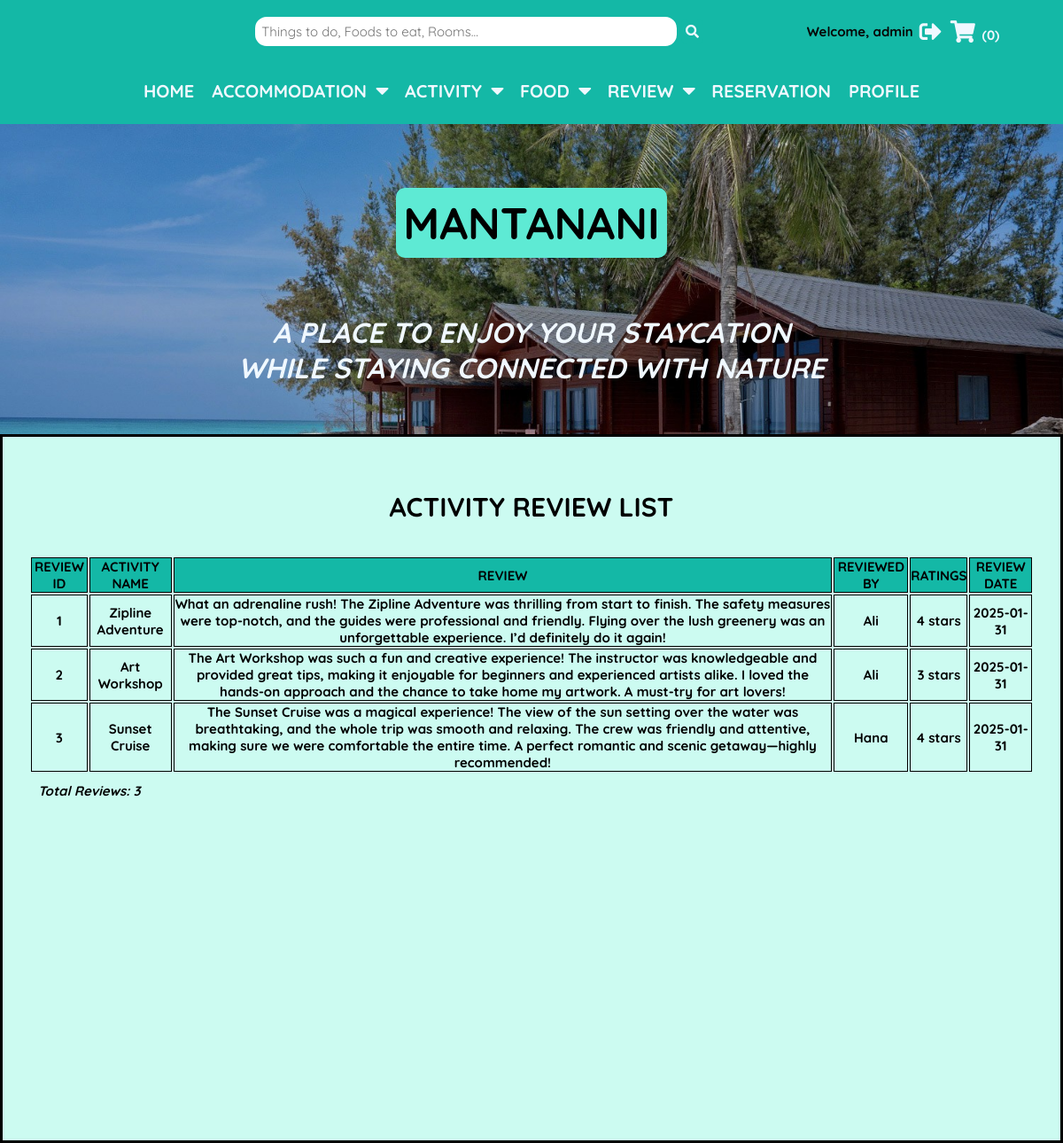
The page /MODULES/ADMIN_MODULE/activityReview.php (signed in) on the database its author committed.
### tables this page shows
CREATE TABLE `review_activity` (
  `reviewID` int(11) NOT NULL,
  `reviewText` varchar(1000) NOT NULL,
  `reviewRating` int(11) NOT NULL COMMENT 'Lowest(1) - Highest(5)',
  `reviewDate` date NOT NULL,
  `reviewedBy` int(11) NOT NULL,
  `activityID` int(11) NOT NULL,
  `apID` int(11) NOT NULL
);

CREATE TABLE `activity` (
  `activityID` int(11) NOT NULL,
  `activityName` varchar(255) NOT NULL,
  `activityImg` varchar(255) NOT NULL,
  `activityCategory` int(11) NOT NULL,
  `activityDesc` varchar(1000) NOT NULL,
  `activityPrice` decimal(8,2) NOT NULL
);

CREATE TABLE `user` (
  `userID` int(11) NOT NULL,
  `userEmail` varchar(255) NOT NULL,
  `userName` varchar(255) NOT NULL,
  `userPwd` varchar(255) NOT NULL,
  `userImg` varchar(255) NOT NULL,
  `userRole` int(11) NOT NULL COMMENT '1:Admin 2:User'
);

### MODULES/ADMIN_MODULE/activityReview.php (the view, shortened to what this page needs)
<?php
  include("../../../SMMS/CONFIG/config.php");
?>
<!DOCTYPE html>
<html lang="en">
  <head>
    <link rel="stylesheet" href="https://cdnjs.cloudflare.com/ajax/libs/font-awesome/5.15.4/css/all.min.css">
    <link rel="stylesheet" href="../../../SMMS/CSS/MISC/utils.css">
    <link rel="stylesheet" href="../../../SMMS/CSS/MISC/headerBanner.css">
    <link rel="stylesheet" href="../../../SMMS/CSS/MISC/topNav.css">
    <link rel="stylesheet" href="../../../SMMS/CSS/MISC/topHeader.css">
    <link rel="stylesheet" href="../../../SMMS/CSS/ADMIN/adminList.css">
  </head>
  <body>
    <?php include '../../INCLUDES/topHeader.php'; ?>
    <?php include '../../INCLUDES/adminNav.php'; ?>
    <?php include '../../INCLUDES/headerBanner.php';?>
    <section class="adminHome">
      <div class="list-container">
        <h1 id="admin-listTitle">
          ACTIVITY REVIEW LIST
        </h1><br><br>
        <?php
          $sql_review = "SELECT r.reviewID, r.reviewText, r.reviewRating, r.reviewDate, u.userName, a.activityName
          FROM review_activity r
          JOIN user u ON r.reviewedBy = u.userID
          JOIN activity a ON r.activityID = a.activityID
          ORDER BY r.reviewID ASC";
          $result = mysqli_query($conn, $sql_review);
          $rowcount = mysqli_num_rows($result);
        ?>
        <table id="list-table">
          <tr>
            <th>REVIEW ID</th>
            <th>ACTIVITY NAME</th>
            <th>REVIEW</th>
            <th>REVIEWED BY</th>
            <th>RATINGS</th>
            <th>REVIEW DATE</th>
          </tr>
        <?php
          if ($rowcount > 0) {
            while ($row = mysqli_fetch_assoc($result)) {
              echo "<tr>";
              echo "<td>" . htmlspecialchars($row["reviewID"]) . "</td>";
              echo "<td>" . htmlspecialchars($row["activityName"]) . "</td>";
              echo "<td>" . htmlspecialchars($row["reviewText"]) . "</td>";
              echo "<td>" . htmlspecialchars($row["userName"]) . "</td>";
              echo "<td>" . htmlspecialchars($row["reviewRating"]) . " stars" . "</td>";
              echo "<td>" . htmlspecialchars($row["reviewDate"]) . "</td>";
            }
          }
          else {
            echo "<p>No results found.</p>";
          }
        ?>
      </table>
        <h2 id="list-row-count">Total Reviews: <?php echo $rowcount; ?></h2>
      </div>
    </section>
  </body>
</html>

### CSS/MISC/utils.css (style rules this page uses)
:root { --teal-100: #ccfbf1; --teal-200: #99f6e4; --teal-300: #5eead4; --teal-400: #2dd4bf; --teal-500: #14b8a6; --jade-100: #19d6aa; --jade-200: #14ba93; --jade-300: #109e7d; --jade-400: #0b8468; --jade-500: #076a53; --black: #070504; --black-shadow: 0px 4px 4px rgba(0, 0, 0, 0.25); --aliceblue: #f0f8ff; }
* { font-family: 'Quicksand', sans-serif; margin: 0; padding: 0; box-sizing: border-box; outline: none; border: none; text-decoration: none; }
html { font-size: 62.5%; overflow-x: hidden; background-color: var(--teal-100); }

### CSS/ADMIN/adminList.css (style rules this page uses)
.adminHome { padding: 1rem; min-height: 100vh; border-style: solid; }
#admin-listTitle { font-size: 3rem; text-align: center; padding-top: 3rem; margin-bottom: 1rem; }
.list-container { margin: 2rem; justify-content: center; align-items: center; text-align: center; }
#list-table { width: 100%; font-size: 1.5rem; font-weight: bold; }
#list-table table, th, td { border: 1px solid; }
#list-table th { background-color: var(--teal-500); }
#list-row-count { font-size: 1.5rem; font-weight: bold; font-style: italic; text-align: start; margin: 1rem; }
#accom-table table, th, td { border: 1px solid; }

### rows shown on the page
review_activity: reviewID "1", activityID.activityName "Zipline Adventure", reviewText "What an adrenaline rush! The Zipline Adventure was thrilling from start to finish. The safety measures were top-notch, and the guides were professional and friendly. Flying over the lush greenery was an unforgettable experience. I’d definitely do it again!", reviewedBy.userName "Ali", reviewRating "4", reviewDate "2025-01-31"
review_activity: reviewID "2", activityID.activityName "Art Workshop", reviewText "The Art Workshop was such a fun and creative experience! The instructor was knowledgeable and provided great tips, making it enjoyable for beginners and experienced artists alike. I loved the hands-on approach and the chance to take home my artwork. A must-try for art lovers!", reviewedBy.userName "Ali", reviewRating "3", reviewDate "2025-01-31"
review_activity: reviewID "3", activityID.activityName "Sunset Cruise", reviewText "The Sunset Cruise was a magical experience! The view of the sun setting over the water was breathtaking, and the whole trip was smooth and relaxing. The crew was friendly and attentive, making sure we were comfortable the entire time. A perfect romantic and scenic getaway—highly recommended!", reviewedBy.userName "Hana", reviewRating "4", reviewDate "2025-01-31"

### other values the page prints
$_SESSION["userName"] "admin"
$rowcount "3"
